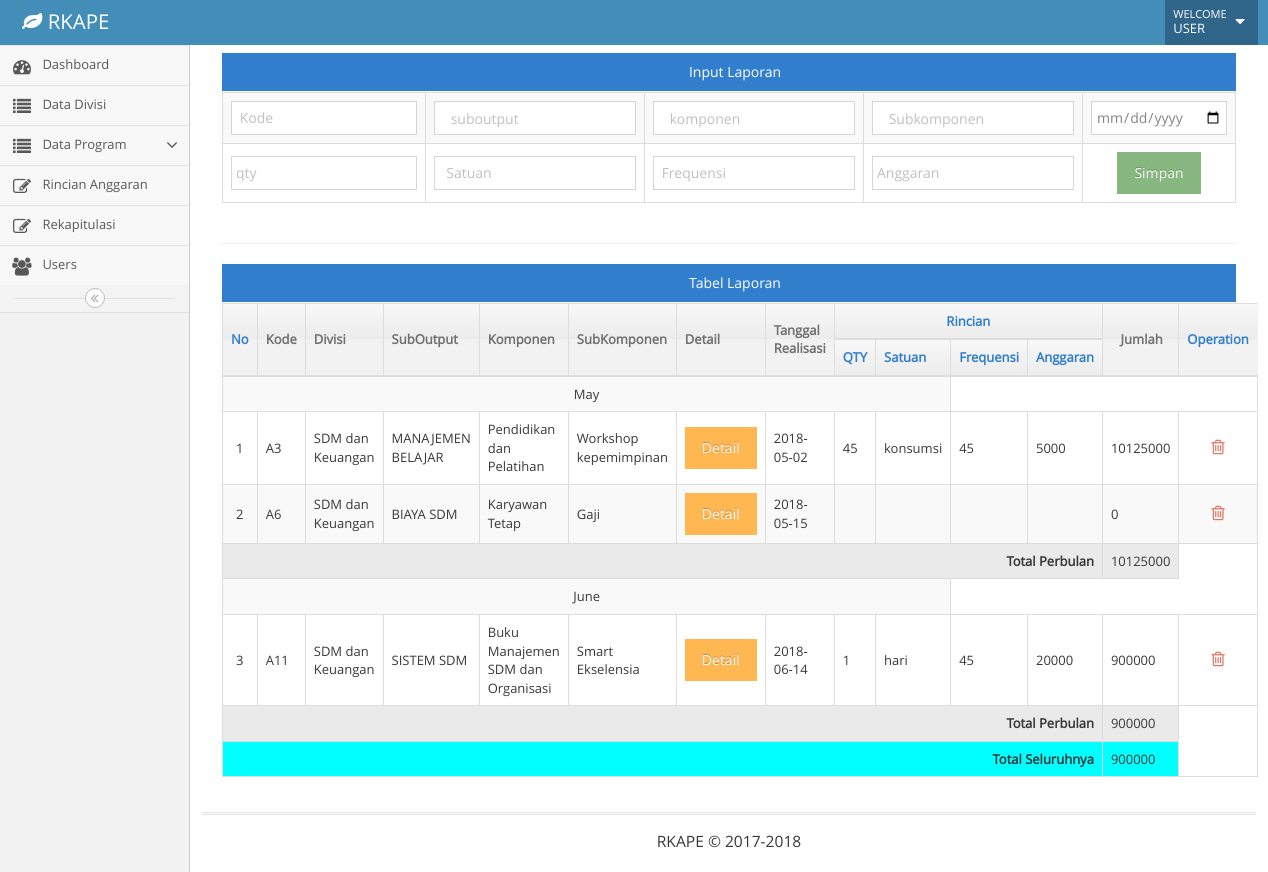
The app's page /index.php/r_bulan/tampilkan_divisi/1 with its own data.
### tables this page shows
CREATE TABLE `rancangan_bulan` (
  `id_bulanan` int(11) NOT NULL,
  `id_divisi` int(11) NOT NULL,
  `id_suboutput` int(11) NOT NULL,
  `id_komponen` int(11) NOT NULL,
  `id_subkomponen` int(11) NOT NULL,
  `id_detailsubkomponen` int(11) DEFAULT NULL,
  `kode` varchar(20) DEFAULT NULL,
  `tgl_realisasi` date DEFAULT NULL,
  `qty` int(11) DEFAULT NULL,
  `satuan` varchar(30) DEFAULT NULL,
  `frq` int(11) DEFAULT NULL,
  `anggaran` double DEFAULT NULL,
  `keterangan` text NOT NULL
);

CREATE TABLE `divisi` (
  `id_divisi` int(11) NOT NULL,
  `nama` varchar(20) NOT NULL,
  `deskripsi` text NOT NULL
);

CREATE TABLE `suboutput` (
  `id_suboutput` int(11) NOT NULL,
  `nama_suboutput` varchar(50) NOT NULL,
  `id_divisi` int(11) NOT NULL
);

CREATE TABLE `komponen` (
  `id_komponen` int(11) NOT NULL,
  `nama_komponen` varchar(100) NOT NULL,
  `id_suboutput` int(11) NOT NULL
);

CREATE TABLE `subkomponen` (
  `id_subkomponen` int(11) NOT NULL,
  `nama_subkomponen` varchar(100) NOT NULL,
  `id_komponen` int(11) NOT NULL,
  `tgl_realisasi` date DEFAULT NULL,
  `qty` int(11) DEFAULT NULL,
  `satuan` varchar(100) DEFAULT NULL,
  `frq` int(11) DEFAULT NULL,
  `anggaran` double DEFAULT NULL
);

### application/libraries/Template.php (called while the page is built)
<?php if ( ! defined('BASEPATH')) exit('No direct script access allowed');
class Template {
		var $template_data = array();
		function set($name, $value)
		{
			$this->template_data[$name] = $value;
		}
		function load($template = '', $view = '' , $view_data = array(), $return = FALSE)
		{
			$this->CI =& get_instance();
			$this->set('contents', $this->CI->load->view($view, $view_data, TRUE));
			return $this->CI->load->view($template, $this->template_data, $return);
		}
}

### application/controllers/R_bulan.php (called while the page is built, shortened)
<?php
Class R_bulan extends CI_Controller{
    function tampilkan_divisi($iddivisi){
        if (isset($_POST['submit'])) {
            $data = $this->Model_rencana->simpan();
            redirect('r_bulan/tampilkan_divisi',$data);
        }
        else
        {
            $data['judul']       = 'RKAPe';
            $data['subjudul']    = 'Form Penyusunan';
            $data['suboutput']   = $this->Model_suboutput->tampilkan_data($iddivisi);
            $data['komponen']    = $this->Model_komponen->tampilkan_data($iddivisi);
            $data['subkomponen'] = $this->Model_subkomponen->tampilkan_data($iddivisi);
            $data['bulan_total'] = $this->Model_rencana->bulan_total();
            $data['divisi']      = $this->Model_divisi->tampilkan_data();
            $data['record']      = $this->Model_rencana->tampilkan_divisi($iddivisi);
            $this->template->load('template','div/v_sda',$data);
        }
    }
}

### index.php (called while the page is built, shortened)
<?php
require_once BASEPATH.'core/CodeIgniter.php';

### application/models/Model_rencana.php (called while the page is built, shortened)
<?php
class Model_rencana extends CI_Model
{
	function tampilkan_divisi($iddivisi)
	{
		$query = "SELECT rancangan_bulan.id_bulanan, rancangan_bulan.kode, rancangan_bulan.tgl_realisasi, rancangan_bulan.qty, rancangan_bulan.satuan, rancangan_bulan.frq, rancangan_bulan.anggaran,divisi.id_divisi, divisi.nama, divisi.deskripsi, suboutput.id_suboutput, suboutput.nama_suboutput, komponen.id_komponen, komponen.nama_komponen, subkomponen.id_subkomponen, subkomponen.nama_subkomponen FROM rancangan_bulan inner join divisi ON rancangan_bulan.id_divisi = divisi.id_divisi inner JOIN suboutput ON rancangan_bulan.id_suboutput = suboutput.id_suboutput INNER JOIN komponen ON rancangan_bulan.id_komponen = komponen.id_komponen INNER JOIN subkomponen ON rancangan_bulan.id_subkomponen = subkomponen.id_subkomponen WHERE divisi.id_divisi = $iddivisi";
		return $this->db->query($query);
	}
	function bulan_total() {
		$query = "SELECT MONTH(tgl_realisasi) as bulan_total,tgl_realisasi  FROM `rancangan_bulan` GROUP BY MONTH(tgl_realisasi)";
		return $this->db->query($query);
	}
}

### application/views/div/v_sda.php (the view, shortened to what this page needs)
<div class="col-xs-12">
	<div class="table-responsive">
		<div class="center table-header">
			Input Laporan
		</div>
		<table id="dynamic-table" class="table table-striped table-bordered table-hover dataTable no-footer" role="grid" aria-describedby="dynamic-table_info">
			<tr role="row">
				<td>
					<input type="text" name="kode" class="form-control" placeholder=" Kode" aria-controls="dynamic-table">
				</td>
				<td>
					<input list="suboutput" name="suboutput" placeholder=" suboutput"  class="form-control"></input>
				</td>
				<td>
					<input list="komponen" name="komponen" placeholder=" komponen"  class="form-control"></input>
				</td>
				<td>
					<input list="subkomponen" name="subkomponen" placeholder=" Subkomponen"  class="form-control"></input>
				</td>
				<td>
					<input type="date" name="tgl_realisasi" class="form-control " placeholder="" aria-controls="dynamic-table">
				</td>
			</tr>
			<tr>
				<td>
					<input type="text" name="qty" class="form-control " placeholder="qty" aria-controls="dynamic-table">
				</td>
				<td>
					<input  type="text" name="satuan" class="form-control " placeholder="  Satuan" aria-controls="dynamic-table">
				</td>
				<td>
					<input type="text" name="frq" class="form-control " placeholder=" Frequensi" aria-controls="dynamic-table">
				</td>
				<td>
					<input type="text" name="anggaran" class="form-control " placeholder="Anggaran" aria-controls="dynamic-table">
				</td>
				<td class="center">
					<div class="hidden-sm hidden-xs action-buttons">
						<button class="btn btn-success" name="submit" type="submit">Simpan</button>
					</div>
				</td>
			</tr>
		</table>
	</div>
	<br>
	<hr>
	<div>
		<div id="dynamic-table_wrapper" class="dataTables_wrapper form-inline no-footer">
			<div class="center table-header">
				Tabel Laporan
			</div>
			<table id="dynamic-table" class="table table-striped table-bordered table-hover dataTable no-footer" role="grid" aria-describedby="dynamic-table_info">
				<thead>
					<tr role="row">
						<th class="center sorting_disabled" rowspan="2" colspan="1" aria-label="">
							No
						</th>
						<th class=""  aria-controls="dynamic-table" rowspan="2" colspan="1">Kode
						</th>
						<th class=""  aria-controls="dynamic-table" rowspan="2" colspan="1">Divisi
						</th>
						<th class=""  aria-controls="dynamic-table" rowspan="2" colspan="1">SubOutput
						</th>
						<th class=""  aria-controls="dynamic-table" rowspan="2" colspan="1">Komponen
						</th>
						<th class=""  aria-controls="dynamic-table" rowspan="2" colspan="1">SubKomponen
						</th>
						<th class=""  aria-controls="dynamic-table" rowspan="2" colspan="1">Detail
						</th>
						<th class=""  aria-controls="dynamic-table" rowspan="2" colspan="1" aria-label="Price: activate to sort column ascending">Tanggal Realisasi
						</th>
							<th class="center sorting_disabled "  aria-controls="dynamic-table" rowspan="1" colspan="4" aria-label="Clicks: activate to sort column ascending">Rincian
							</th>
						<th class="center"  aria-controls="dynamic-table" rowspan="2" colspan="1" aria-label="Update : activate to sort column ascending">
							Jumlah
						</th>
						<th class=" center sorting_disabled" rowspan="2" colspan="1" aria-label="">
							Operation
						</th>
					</tr>
					<tr>
						<th class="sorting_disabled" rowspan="1" colspan="1" aria-label="">
							QTY
						</th>
						<th class="sorting_disabled" rowspan="1" colspan="1" aria-label="">
							Satuan
						</th>
						<th class="sorting_disabled" rowspan="1" colspan="1" aria-label="">
							Frequensi
						</th>
						<th class="sorting_disabled" rowspan="1" colspan="1" aria-label="">
							Anggaran
						</th>
					</tr>
				</thead>
				<tbody>
					<?php
					$no=1;
					$total=0;
					foreach($bulan_total->result() as $b): ?>
					<tr>
						<td colspan="10" class="text-center"><?= date('F',strtotime($b->tgl_realisasi)); ?></td>
					</tr>
					<?php
					foreach ($record->result() as $k):
						if('0'.$b->bulan_total == date('m',strtotime($k->tgl_realisasi))) { ?>
					<tr role="row" class="odd">
						<td class="center">
							<?= $no; ?>
						</td>
						<td>
							<?= $k->kode; ?>
						</td>
						<td>
							<?= $k->deskripsi; ?>
						</td>
						<td>
							<?= $k->nama_suboutput; ?>
						</td>
						<td>
							<?= $k->nama_komponen; ?>
						</td>
						<td>
							<?= $k->nama_subkomponen; ?>
						</td>
						<td class="center">
							<a href="<?= base_url('index.php/subkomponen/detail'); ?>"><button class="btn btn-warning" >Detail</button></a>
						</td>
						<td>
							<?= $k->tgl_realisasi; ?>
						</td>
						<td>
							<?= $k->qty; ?>
						</td>
						<td>
							<?= $k->satuan; ?>
						</td>
						<td>
							<?= $k->frq; ?>
						</td>
						<td>
							<?= $k->anggaran; ?>
						</td>
						<td>
							<?= $k->qty * $k->frq * $k->anggaran; ?>
						</td>
						<td class="center">
							<div class="hidden-sm hidden-xs action-buttons">
								<a  onclick="return confirm('apakah anda yakin menghapus data ini ?')" class="red" href="<?= base_url('index.php/r_bulan/delete/'.$k->id_bulanan); ?>">
									<i class="ace-icon fa fa-trash-o bigger-130"></i>
								</a>
							</div>
						</td>
					</tr>
					<?php
					$no++;
					$total = $total+($k->qty * $k->frq * $k->anggaran); }
					endforeach; ?>
					<tr>
						<td  bgcolor="eaeaea" colspan="12" class="text-right"><b>Total Perbulan</b></td>
						<td  bgcolor="eaeaea">
							<?php
							echo $total;
							$total = 0;
							?></td>
						</tr>
					<?php endforeach; ?>
					<tr role="row" class="odd">
						<td   bgcolor="aqua" colspan="12" align="right">
							<b>Total Seluruhnya </b>
						</td>
						<td bgcolor="aqua" >
							<?php
							$tot = $total+($k->qty * $k->frq * $k->anggaran);
							echo $tot; ?>
						</td>
					</tr>
				</tbody>
			</table>
			<br>
</div>
</div>
</div>

### application/views/template.php (style rules this page uses)
.table>tbody>tr>td { vertical-align: middle; }

### records on screen
rancangan_bulan: kode "A3", id_divisi.deskripsi "SDM dan Keuangan", id_suboutput.nama_suboutput "MANAJEMEN BELAJAR", id_komponen.nama_komponen "Pendidikan dan Pelatihan", id_subkomponen.nama_subkomponen "Workshop kepemimpinan", tgl_realisasi "2018-05-02", qty "45", satuan "konsumsi", frq "45", anggaran "5000", $k->qty * $k->frq * $k->anggaran "10125000"
rancangan_bulan: kode "A6", id_divisi.deskripsi "SDM dan Keuangan", id_suboutput.nama_suboutput "BIAYA SDM", id_komponen.nama_komponen "Karyawan Tetap", id_subkomponen.nama_subkomponen "Gaji", tgl_realisasi "2018-05-15", $k->qty * $k->frq * $k->anggaran "0"
rancangan_bulan: kode "A11", id_divisi.deskripsi "SDM dan Keuangan", id_suboutput.nama_suboutput "SISTEM SDM", id_komponen.nama_komponen "Buku Manajemen SDM dan Organisasi", id_subkomponen.nama_subkomponen "Smart Ekselensia", tgl_realisasi "2018-06-14", qty "1", satuan "hari", frq "45", anggaran "20000", $k->qty * $k->frq * $k->anggaran "900000", tot "900000"

### other values on screen
date('F',strtotime($b->tgl_realisasi)) "May"
$total "10125000"
date('F',strtotime($b->tgl_realisasi)) "June"
$total "900000"
